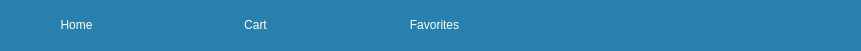
       <widget class="QFrame" name="frm2_Statusbar_4">
        <property name="geometry">
         <rect>
          <x>377</x>
          <y>129</y>
          <width>861</width>
          <height>51</height>
         </rect>
        </property>
        <property name="styleSheet">
         <string notr="true">*{
 background-color: #2880AE;
 border-radius: 20px;
 }
 </string>
        </property>
        <property name="frameShape">
         <enum>QFrame::StyledPanel</enum>
        </property>
        <property name="frameShadow">
         <enum>QFrame::Raised</enum>
        </property>
        <widget class="QWidget" name="layoutWidget">
         <property name="geometry">
          <rect>
           <x>10</x>
           <y>0</y>
           <width>531</width>
           <height>51</height>
          </rect>
         </property>
         <layout class="QHBoxLayout" name="horizontalLayout">
          <item>
           <widget class="QPushButton" name="btn_frm2_Home_4">
            <property name="minimumSize">
             <size>
              <width>80</width>
              <height>44</height>
             </size>
            </property>
            <property name="cursor">
             <cursorShape>PointingHandCursor</cursorShape>
            </property>
            <property name="styleSheet">
             <string notr="true">*{
 color: rgb(255, 255, 255);
 font: 700 14pt &quot;Segoe UI&quot;;
 border-radius: 20px;
 margin: 0 0 0 -40px;
 }
 *:hover{
 font: 700 16pt &quot;Segoe UI&quot;;
 }</string>
            </property>
            <property name="text">
             <string>Home</string>
            </property>
           </widget>
          </item>
          <item>
           <widget class="QPushButton" name="btn_frm2_Cart_4">
            <property name="minimumSize">
             <size>
              <width>100</width>
              <height>44</height>
             </size>
            </property>
            <property name="cursor">
             <cursorShape>PointingHandCursor</cursorShape>
            </property>
            <property name="styleSheet">
             <string notr="true">*{
 color: rgb(255, 255, 255);
 font: 700 14pt &quot;Segoe UI&quot;;
 border-radius: 20px;
 margin: 0 0 0 -40px;
 }
 *:hover{
 font: 700 16pt &quot;Segoe UI&quot;;
 }</string>
            </property>
            <property name="text">
             <string>Cart</string>
            </property>
           </widget>
          </item>
          <item>
           <widget class="QPushButton" name="btn_frm2_fav_4">
            <property name="minimumSize">
             <size>
              <width>100</width>
              <height>44</height>
             </size>
            </property>
            <property name="cursor">
             <cursorShape>PointingHandCursor</cursorShape>
            </property>
            <property name="styleSheet">
             <string notr="true">*{
 color: rgb(255, 255, 255);
 font: 700 14pt &quot;Segoe UI&quot;;
 border-radius: 35px;
 margin: 0 0 0 -40px;
 }
 *:hover{
 font: 700 16pt &quot;Segoe UI&quot;;
 }</string>
            </property>
            <property name="text">
             <string>Favorites</string>
            </property>
           </widget>
          </item>
         </layout>
        </widget>
       </widget>
